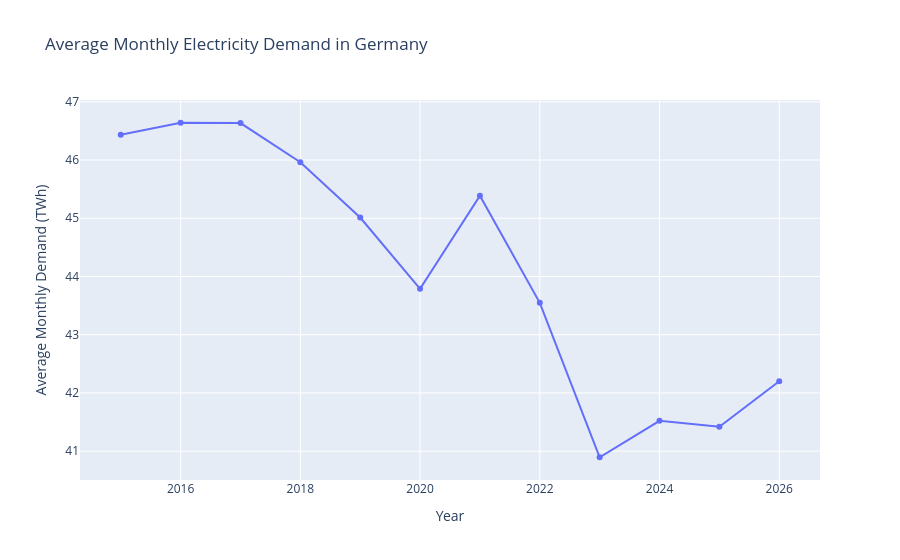

Here is the notebook cell this chart was saved with:
### Code cell
fig = px.line(
    germany_annual,
    x="year",
    y="avg_monthly_demand_twh",
    markers=True,
    title="Average Monthly Electricity Demand in Germany",
    labels={
        "year": "Year",
        "avg_monthly_demand_twh": "Average Monthly Demand (TWh)",
    },
)

fig.show()

### Figure 1 — Plotly figure (JSON) as saved in the notebook; plotly's stock layout.template omitted (floating-point values rounded to 4 significant figures)
{"data": [{"hovertemplate": "Year=%{x}<br>Average Monthly Demand (TWh)=%{y}<extra></extra>", "legendgroup": "", "line": {"color": "#636efa", "dash": "solid"}, "marker": {"symbol": "circle"}, "mode": "lines+markers", "name": "", "orientation": "v", "showlegend": false, "type": "scatter", "x": [2015, 2016, 2017, 2018, 2019, 2020, 2021, 2022, 2023, 2024, 2025, 2026], "xaxis": "x", "y": [46.43, 46.64, 46.63, 45.96, 45.01, 43.79, 45.39, 43.55, 40.9, 41.52, 41.42, 42.2], "yaxis": "y"}], "layout": {"legend": {"tracegroupgap": 0}, "title": {"text": "Average Monthly Electricity Demand in Germany"}, "xaxis": {"anchor": "y", "domain": [0, 1], "title": {"text": "Year"}}, "yaxis": {"anchor": "x", "domain": [0, 1], "title": {"text": "Average Monthly Demand (TWh)"}}}}
